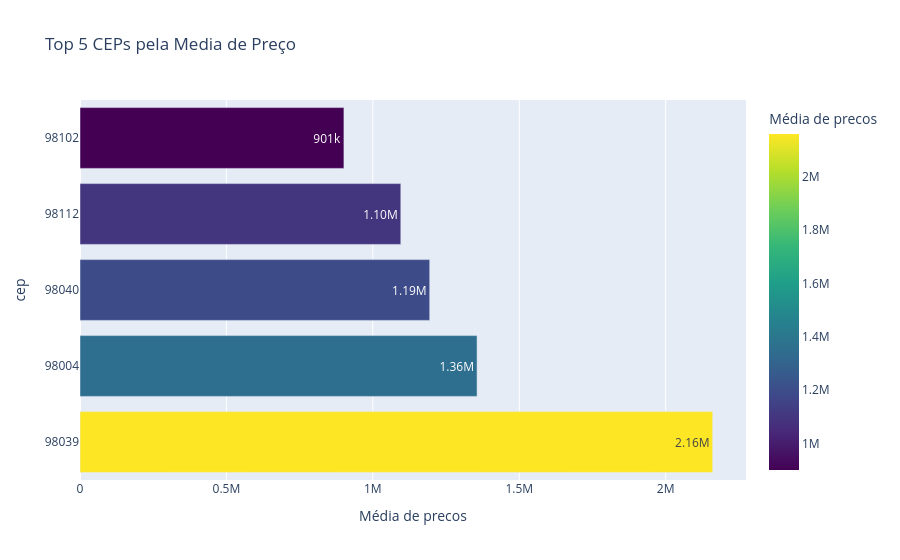

Write notebook code for a chart like this one.
### Code cell
# 4. Gráfico de barras horizontais (y='cep')
fig = px.bar(top_5_ceps, 
             y='cep', 
             x='Média de precos', 
             orientation='h', # Barra horizontal é mais elegante aqui
             title='Top 5 CEPs pela Media de Preço',
             text_auto='.3s',
             color='Média de precos',
             color_continuous_scale='Viridis')

fig.update_yaxes(type='category') 
fig.show()

### Figure 1 — Plotly figure (JSON) as saved in the notebook; plotly's stock layout.template omitted (floating-point values rounded to 4 significant figures)
{"data": [{"hovertemplate": "Média de precos=%{marker.color}<br>cep=%{y}<extra></extra>", "legendgroup": "", "marker": {"color": [2161000.0, 1356000.0, 1194000.0, 1095000.0, 901300.0], "coloraxis": "coloraxis", "pattern": {"shape": ""}}, "name": "", "orientation": "h", "showlegend": false, "textposition": "auto", "texttemplate": "%{x:.3s}", "type": "bar", "x": [2161000.0, 1356000.0, 1194000.0, 1095000.0, 901300.0], "xaxis": "x", "y": ["98039", "98004", "98040", "98112", "98102"], "yaxis": "y"}], "layout": {"barmode": "relative", "coloraxis": {"colorbar": {"title": {"text": "Média de precos"}}, "colorscale": [[0, "#440154"], [0.1111, "#482878"], [0.2222, "#3e4989"], [0.3333, "#31688e"], [0.4444, "#26828e"], [0.5556, "#1f9e89"], [0.6667, "#35b779"], [0.7778, "#6ece58"], [0.8889, "#b5de2b"], [1, "#fde725"]]}, "legend": {"tracegroupgap": 0}, "title": {"text": "Top 5 CEPs pela Media de Preço"}, "xaxis": {"anchor": "y", "domain": [0, 1], "title": {"text": "Média de precos"}}, "yaxis": {"anchor": "x", "domain": [0, 1], "title": {"text": "cep"}, "type": "category"}}}
